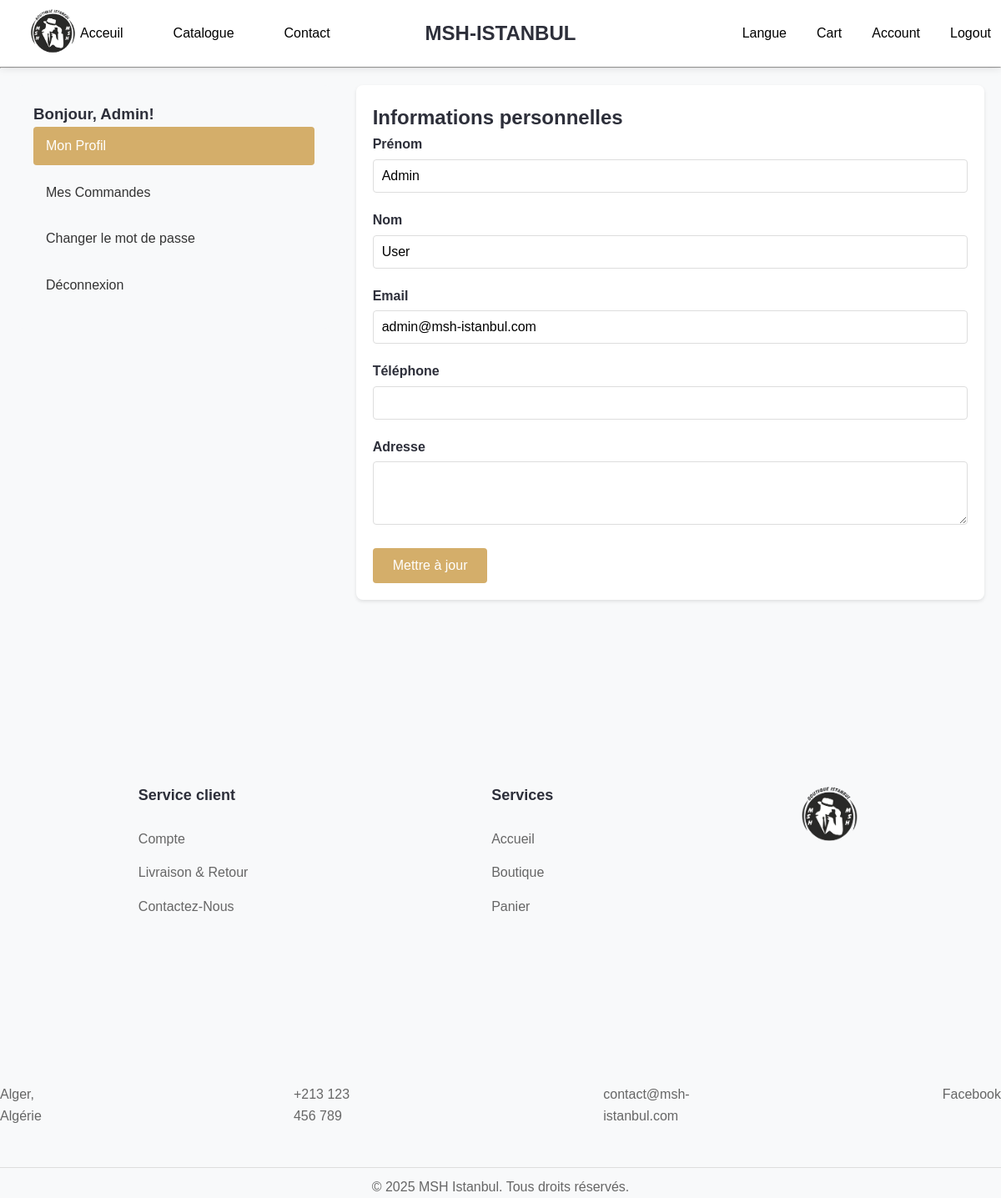
The app's page /profile.php (signed in) with its own data.
### tables this page shows
CREATE TABLE users (
    id INT PRIMARY KEY AUTO_INCREMENT,
    email VARCHAR(255) UNIQUE NOT NULL,
    password VARCHAR(255) NOT NULL,
    first_name VARCHAR(100) NOT NULL,
    last_name VARCHAR(100) NOT NULL,
    is_admin BOOLEAN DEFAULT FALSE,
    created_at TIMESTAMP DEFAULT CURRENT_TIMESTAMP
);

### profile.php (the view, shortened to what this page needs)
<?php
require_once 'auth.php';
$user_id = $_SESSION['user_id'];
$stmt = $conn->prepare("SELECT * FROM users WHERE id = ?");
$stmt->bind_param("i", $user_id);
$stmt->execute();
$user = $stmt->get_result()->fetch_assoc();
?>
<!DOCTYPE html>
<html lang="en">
<head>
    <link rel="stylesheet" href="store.css">
    <link rel="stylesheet" href="https://cdnjs.cloudflare.com/ajax/libs/font-awesome/6.4.0/css/all.min.css">
</head>
<body>
    <div class="header">
        <img src="logo.png" alt="" class="logo" />
        <div class="nav" id="nav">
            <a href="homepage.php">Acceuil</a>
            <a href="store.php">Catalogue</a>
            <a href="homepage.php#contact">Contact</a>
        </div>
        <p class="name">MSH-ISTANBUL</p>
        <div class="user" id="user">
            <a href="#">Langue</a>
            <a href="cart.php">Cart</a>
            <a href="profile.php">Account</a>
            <a href="?logout=1">Logout</a>
        </div>
    </div>
    <hr />
    <div class="profile-container">
        <div class="profile-sidebar">
            <h3>Bonjour, <?php echo htmlspecialchars($user['first_name']); ?>!</h3>
            <ul class="profile-nav">
                <li><a href="#" onclick="showTab('profile')" class="tab-link active">Mon Profil</a></li>
                <li><a href="#" onclick="showTab('orders')" class="tab-link">Mes Commandes</a></li>
                <li><a href="#" onclick="showTab('password')" class="tab-link">Changer le mot de passe</a></li>
                <li><a href="?logout=1">Déconnexion</a></li>
            </ul>
        </div>
        <div class="profile-content">
            <div id="profile" class="tab-content active">
                <h2>Informations personnelles</h2>
                <form method="POST">
                    <div class="form-group">
                        <label for="first_name">Prénom</label>
                        <input type="text" id="first_name" name="first_name" value="<?php echo htmlspecialchars($user['first_name']); ?>" required>
                    </div>
                    <div class="form-group">
                        <label for="last_name">Nom</label>
                        <input type="text" id="last_name" name="last_name" value="<?php echo htmlspecialchars($user['last_name']); ?>" required>
                    </div>
                    <div class="form-group">
                        <label for="email">Email</label>
                        <input type="email" id="email" name="email" value="<?php echo htmlspecialchars($user['email']); ?>" required>
                    </div>
                    <div class="form-group">
                        <label for="phone">Téléphone</label>
                        <input type="tel" id="phone" name="phone" value="<?php echo htmlspecialchars($user['phone'] ?? ''); ?>">
                    </div>
                    <div class="form-group">
                        <label for="address">Adresse</label>
                        <textarea id="address" name="address" rows="3"><?php echo htmlspecialchars($user['address'] ?? ''); ?></textarea>
                    </div>
                    <button type="submit" name="update_profile" class="btn">Mettre à jour</button>
                </form>
            </div>
        </div>
    </div>
    <footer>
        <div class="service-client">
            <p>Service client</p>
            <a href="profile.php">Compte</a>
            <a href="#">Livraison &amp; Retour</a>
            <a href="homepage.php#contact">Contactez-Nous</a>
        </div>
        <div class="service">
            <p>Services</p>
            <a href="homepage.php">Accueil</a>
            <a href="store.php">Boutique</a>
            <a href="cart.php">Panier</a>
        </div>
        <div class="Contact3">
            <a href="#">Alger, Algérie</a>
            <a href="tel:+213123456789">+213 123 456 789</a>
            <a href="mailto:contact@msh-istanbul.com">contact@msh-istanbul.com</a>
            <a href="#">Facebook</a>
        </div>
        <img src="logo.png" alt="Logo of MSH Istanbul" />
        <div class="copyright">
            <hr />
            &copy; 2025 MSH Istanbul. Tous droits réservés.
        </div>
    </footer>
</body>
</html>

### store.css (style rules this page uses)
* { margin: 0; padding: 0; box-sizing: border-box; }
body { font-family: 'Arial', sans-serif; line-height: 1.6; color: #2D2F3A; background-color: #f8f9fa; overflow-x: hidden; }
.header { height: 10vh; width: 100%; position: relative; display: flex; justify-content: space-between; align-items: center; background-color: white; padding: 0 20px; box-shadow: 0 2px 10px rgba(0, 0, 0, 0.1); z-index: 1000; }
.logo { position: relative; height: 8vh; margin-left: 1vw; }
.nav { display: flex; justify-content: space-between; gap: 5vw; position: absolute; left: 8vw; margin-left: 0; }
.nav a { position: relative; color: black; text-decoration: none; font-weight: 500; font-size: 16px; padding: 10px 0; transition: color 0.3s ease; }
.nav a::after { content: ''; position: absolute; left: 0; bottom: 0; height: 2px; width: 0; background-color: #D4AE6A; transition: width 0.3s ease; }
.name { display: flex; position: absolute; font-size: 2vw; font-weight: bold; left: 50%; transform: translateX(-50%); color: #2D2F3A; }
.user { display: flex; position: absolute; right: 1vw; justify-content: space-between; gap: 3vw; align-items: center; }
.user a { position: relative; color: black; text-decoration: none; font-weight: 500; font-size: 16px; padding: 10px 0; transition: color 0.3s ease; }
.user a::after { content: ''; position: absolute; left: 0; bottom: 0; height: 2px; width: 0; background-color: #D4AE6A; transition: width 0.3s ease; }
footer { height: auto; margin-top: 100px; padding: 60px 20px 20px; display: flex; justify-content: space-around; background-color: #f8f9fa; position: relative; }
.service-client, .service { margin-top: 40px; display: flex; flex-direction: column; gap: 15px; }
.service-client p, .service p { font-weight: bold; font-size: 18px; color: #2D2F3A; margin-bottom: 10px; }
footer a { color: #666; text-decoration: none; transition: color 0.3s ease; }
.Contact3 { position: absolute; display: flex; justify-content: space-around; margin-top: 400px; gap: 300px; }
footer img { height: 80px; width: auto; margin-top: 40px; }
.copyright { position: absolute; margin-top: 500px; text-align: center; width: 100%; color: #666; }
.copyright hr { width: 100%; border: none; height: 1px; background-color: #ddd; margin-bottom: 10px; }

### profile.php (style rules this page uses)
.profile-container { max-width: 1200px; margin: 0 auto; padding: 20px; display: grid; grid-template-columns: 1fr 2fr; gap: 30px; }
.profile-sidebar { background: #f8f9fa; padding: 20px; border-radius: 8px; height: fit-content; }
.profile-content { background: white; padding: 20px; border-radius: 8px; box-shadow: 0 2px 4px rgba(0,0,0,0.1); }
.profile-nav { list-style: none; padding: 0; margin: 0; }
.profile-nav li { margin-bottom: 10px; }
.profile-nav a { display: block; padding: 10px 15px; text-decoration: none; color: #333; border-radius: 4px; transition: background 0.3s; }
.profile-nav a:hover, .profile-nav a.active { background: #D4AE6A; color: white; }
.form-group { margin-bottom: 20px; }
.form-group label { display: block; margin-bottom: 5px; font-weight: bold; }
.form-group input, .form-group textarea { width: 100%; padding: 10px; border: 1px solid #ddd; border-radius: 4px; font-size: 16px; }
.btn { background: #D4AE6A; color: white; border: none; padding: 12px 24px; border-radius: 4px; cursor: pointer; font-size: 16px; }
.tab-content { display: none; }
.tab-content.active { display: block; }

### records on screen
users: first_name "Admin", last_name "User", email "admin@msh-istanbul.com"
